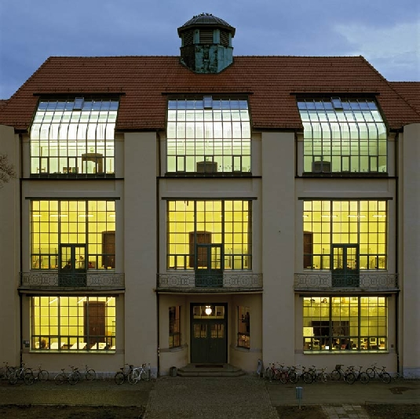
%> input picture Assignment04/img/taskA.png, 420 x 419 px, shrunk from 535 x 534 before the run
$ octave --eval "result = taskA('img/taskA.png');"   (GNU Octave 9; MATLAB toolbox functions it lacks are replaced by stand-ins)
%> lines starting %> are read from the running program, lines starting %| are printed output that depends on the picture
function [origin_img, noise_img, denoise_img] = taskA(filePathString)
%> called with filePathString = 'img/taskA.png'

    % task a
    % Read the input image taskA.png and convert it to a grayscale image (double values between 0.0 and 1.0)
    I = double(imread(filePathString)) / 255;
    gray_img = rgb2gray(I);
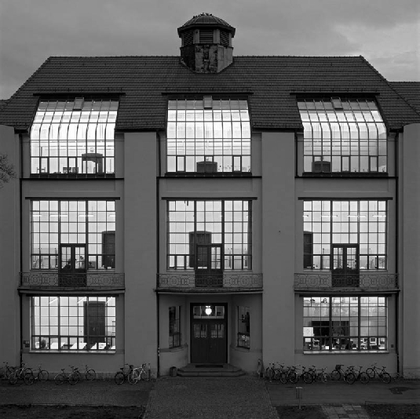
%> gray_img: size 419x420 double; min 0, max 1, mean 0.377
    origin_img = gray_img;

    % task b
    M = 0;
    V = 0.01;
    noise_img = imnoise(gray_img, 'gaussian', M, V);
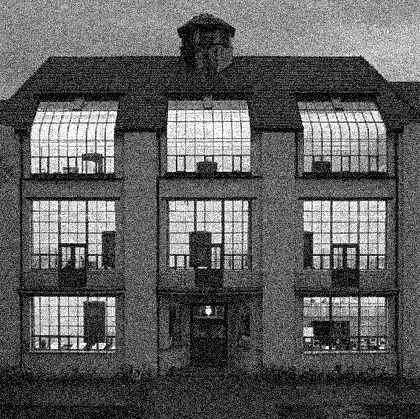
%> noise_img: size 419x420 double; min 0, max 1, mean 0.378
    whos noise_img
    figure; subplot(1, 5, 1); imshow(noise_img); title('Noised Image');

    % task d: logarithmic centered image spectra of the noisy image
    FT = fft2(noise_img);
    FT_Centred = fftshift(FT);

    subplot(1, 5, 2); imagesc(log(abs( FT_Centred)), []); title('Centred spectra of noisy image');

    % task c
    % gaussian filter
    sigma = 3.0; %standard deviation

    gaussianFilter = gaussgradient2D(sigma);

    % compute filtering kernel with same size as image
    % with 2D gaussian filter and zero padding arround
    [h, w] = size(noise_img);
%> h = 419; w = 420
    [gh, gw] = size(gaussianFilter);

    gFilter_pad = zeros(h, w);
    gFilter_pad(1:gh, 1:gw) = gaussianFilter;
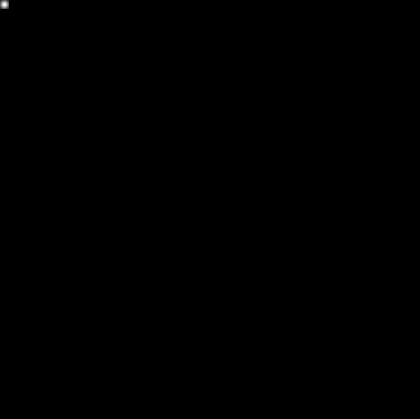
%> gFilter_pad: size 419x420 double; min 0, max 0.0235, mean 5.68e-06; drawn with min black and max white
    gFilter_pad = circshift(gFilter_pad, round([-gh/2, -gw/2]));

    % FFT filter

    gFilter_pad_fft = fft2(gFilter_pad);

    % multiply element-wise in the frequency domain
    fil_fft = FT .* gFilter_pad_fft;
    % apply inverse FFT
    fil = ifft2(fil_fft);
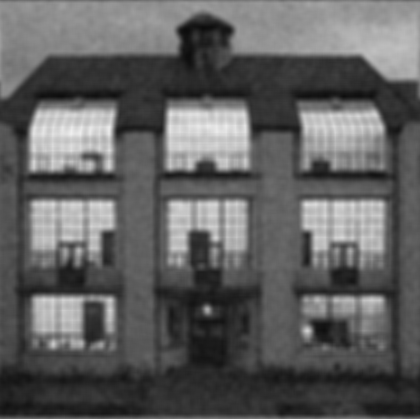
%> fil: size 419x420 double; min 0.0473, max 0.94, mean 0.378
%> `result = taskA('img/taskA.png');`:
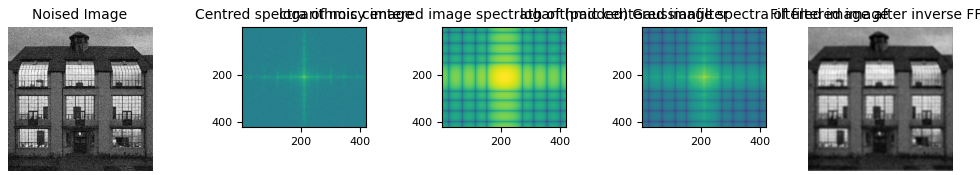
%> figure redrawn from the program's plot data, 5 panels
    denoise_img = fil;

    subplot(1,5,3), imagesc(log(abs(fftshift(gFilter_pad_fft)))); title('logarithmic centered image spectrath of (padded) Gaussianfilter');
    subplot(1,5,4), imagesc(log(abs(fftshift(fil_fft)))); title('logarithmic centered image spectra of filtered image')
    subplot(1,5,5), imshow(fil, []); title('Filtered image after inverse FFT');

end

function [gaussianFilter] = gaussgradient2D(sigma)
  size = round(3 * sigma);
  g = zeros(size,size);
  r = (size-1)/2;
  for i = -r:r
      for j = -r:r
          % centering
          x0 = (size+1)/2;
          y0 = (size+1)/2;
          row = i+x0;
          col = j+y0;
          g(col,row) = exp(-((row-x0)^2+(col-y0)^2)/2/sigma/sigma);
      end
  end
  % normalize filter
  gaussianFilter = g/sum(sum(g));
end
